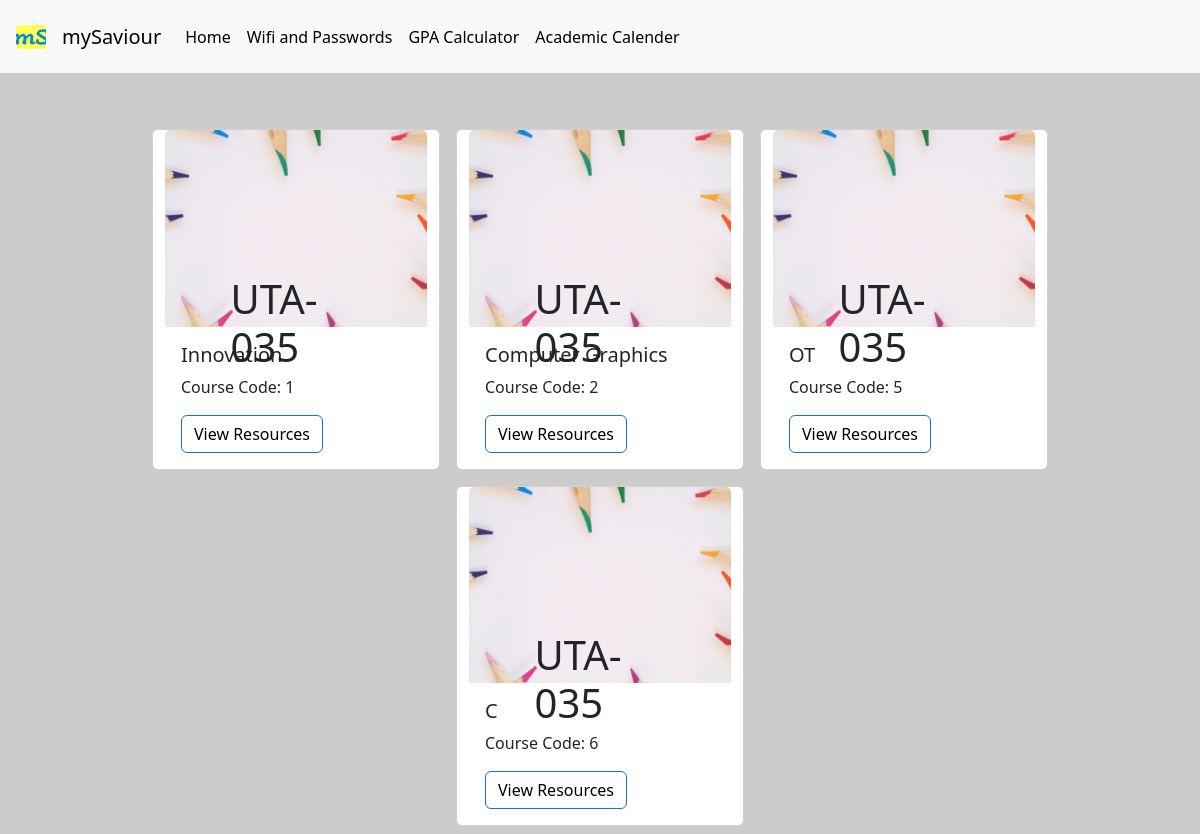
/1/1/, run on the app's committed database.
### academics/models.py (models this page shows)
class Courses(models.Model):
    name = models.CharField(max_length = 50)
    year = models.ForeignKey(Year, on_delete = models.DO_NOTHING)
    branch = models.ForeignKey(Branch, on_delete = models.DO_NOTHING, related_name= "courses")
    def __str__(self):
        return f"{self.name} || {self.branch} || {self.year}"

### academics/views.py (the view)
# urls.py: path('<int:year>/<int:branch_id>/', views.course, name = "course"),
def course(request, year, branch_id):
    print("here is the branch id", branch_id)
    print(type(branch_id))
    branch_ob = Branch.objects.filter(id = branch_id)
    print(branch_ob)
    try:
        courses = Courses.objects.filter(branch = branch_ob[0])
    except Branch.DoesNotExist:
        print("Course dont exist")
    print(courses)
    context = {
        "courses" : courses
    }
    return render(request, 'academics/course.html', context)

### academics/models.py (called while the page is built)
    def __str__(self):
        return self.name

    def __str__(self):
        return self.name

### academics/templates/academics/course.html (shortened to what this page needs)
{% extends 'academics/base.html' %}
{% load static %}
{% block body %}
    <div class="row mt-5 justify-content-center">
        {% for course in courses %}
            <div class="card col-6 col-md-4 col-sm-6 m-2" style="width: 18rem;">
                <img class="img-fluid card-img-top" src = "{% static 'academics/desktop.jpg'%}"  alt="Card image cap">
                <div class="position-relative">
                    <div class="position-absolute top-50 start-50 translate-middle">
                        <h1>UTA-035</h1>
                    </div>
                </div>
                <div class="card-body">
                <h5 class="card-title"> {{course.name}} </h5>
                <p class="card-text"> Course Code: {{course.id}} </p>
                <a href= {% url 'documents' course.id %}  class="btn btn-primary">View Resources</a>
                </div>
              </div>
        {% endfor%}
    </div>
{% endblock %}

### academics/static/academics/styles.css (style rules this page uses)
body { background-image: url("background_image.jpg"); background-color: #cccccc; background-repeat: no-repeat; background-size: cover ; }
a:link { background-color: transparent; text-decoration: none; color: black; }
a { color:black !important; }

### data on the page
Courses: name "Innovation", id "1"
Courses: name "Computer Graphics", id "2"
Courses: name "OT", id "5"
Courses: name "C", id "6"
